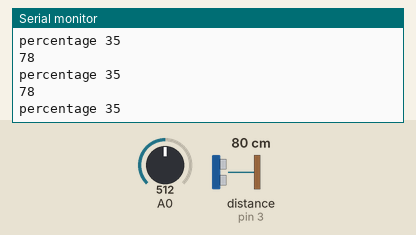
This sketch was run on a simulated Arduino Uno, built with avr-gcc and run on an emulated ATmega328P. On the bench: the last lines printed to the serial monitor. Wiring (inferred from the names in the program): ultrasonic range finder: trigger pin 4; echo pin 3. The inputs (shaded band) are chosen by the test bench; at power-on: A0 = 512, distance to the obstacle (sensor on pin 3) 80 cm. The echo pulse lasts 58.3 µs per cm.

Above: at 4.2 s.
4.3 s: A0 set to 438
At 5.1 s:
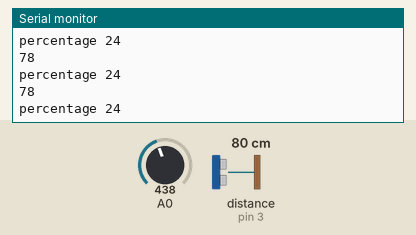
5.8 s: A0 set to 423
At 6.8 s:
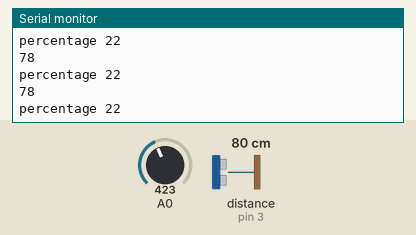
13.4 s: A0 set to 487
At 14.0 s:
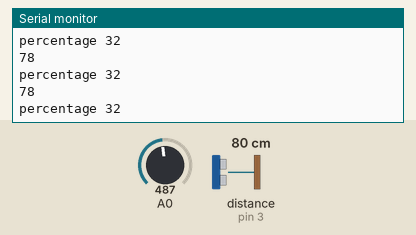
16.4 s: A0 set to 516
At 17.0 s:
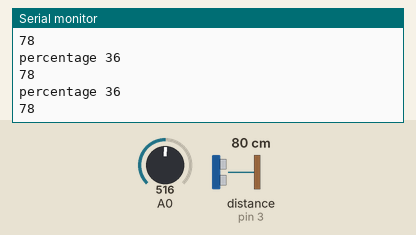
Timing chart, 0 to 18.9 s (numbered marks = the images above; inputs shaded):
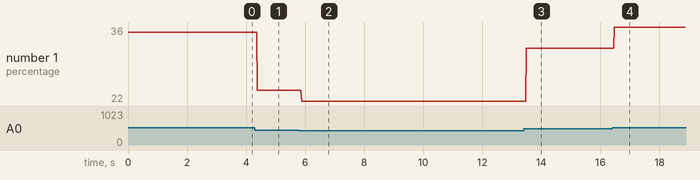

Measured:
- the behaviour switches between 502 and 503 on A0 (found by bisection; images 3 and 4)
- after the input at 4.3 s, the serial monitor: prints a new line after 0.08 s (image 1)
- after the input at 5.8 s, the serial monitor: prints a new line after 0.08 s (image 2)
- after the input at 13.4 s, the serial monitor: prints a new line after 0.09 s (image 3)
- after the input at 16.4 s, the serial monitor: prints a new line after 0.07 s (image 4)
- plotted number 1: 35 → 24 after the input at 4.3 s, 24 → 22 after the input at 5.8 s, 22 → 32 after the input at 13.4 s, 32 → 36 after the input at 16.4 s

The sketch:

chem_level.ino
```cpp
//ultrasonic sensor one
const int trigPin3 = 4;    // Trigger
const int echoPin3 = 3;    // Echo
int distance3;
float duration3;
int state3;
int percentage;
int pot,pot_map;

void setup() {
  Serial.begin(9600);
  pinMode(trigPin3, OUTPUT);
  pinMode(echoPin3, INPUT);
}

void loop() {
  digitalWrite(trigPin3, HIGH);
  delayMicroseconds(10);
  digitalWrite(trigPin3, LOW);

  duration3 = pulseIn(echoPin3, HIGH);
  distance3 = duration3 * 0.034 / 2;
  Serial.println(distance3);
  pot = analogRead(A0);
  pot_map = map(pot,0,1023,0,240);
  if(distance3>0 && distance3<240 && pot_map>=distance3){
    percentage = map(distance3,0,pot_map,100,0);
    Serial.print("percentage ");
    Serial.println(percentage);
  }
  else{
    Serial.println("Container Max-Height Exceeded");
    percentage = 0;
  }
//  delay(500);
}
```
